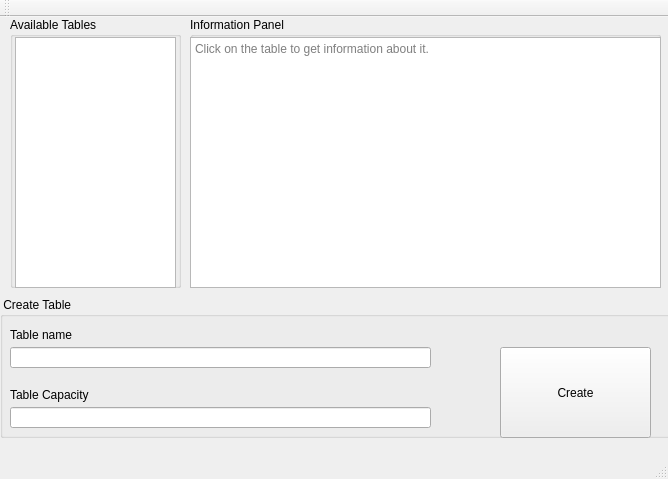
<?xml version="1.0" encoding="UTF-8"?>
<ui version="4.0">
 <class>MainWindow</class>
 <widget class="QMainWindow" name="MainWindow">
  <property name="geometry">
   <rect>
    <x>0</x>
    <y>0</y>
    <width>668</width>
    <height>479</height>
   </rect>
  </property>
  <property name="windowTitle">
   <string>Dealer</string>
  </property>
  <widget class="QWidget" name="centralWidget">
   <widget class="QGroupBox" name="groupBox">
    <property name="geometry">
     <rect>
      <x>0</x>
      <y>280</y>
      <width>671</width>
      <height>141</height>
     </rect>
    </property>
    <property name="title">
     <string> Create Table</string>
    </property>
    <widget class="QPushButton" name="createBtn">
     <property name="geometry">
      <rect>
       <x>500</x>
       <y>50</y>
       <width>151</width>
       <height>91</height>
      </rect>
     </property>
     <property name="text">
      <string>Create</string>
     </property>
    </widget>
    <widget class="QLineEdit" name="tableName">
     <property name="geometry">
      <rect>
       <x>10</x>
       <y>50</y>
       <width>421</width>
       <height>21</height>
      </rect>
     </property>
    </widget>
    <widget class="QLabel" name="label">
     <property name="geometry">
      <rect>
       <x>10</x>
       <y>30</y>
       <width>81</width>
       <height>16</height>
      </rect>
     </property>
     <property name="text">
      <string>Table name</string>
     </property>
    </widget>
    <widget class="QLineEdit" name="tableCap">
     <property name="geometry">
      <rect>
       <x>10</x>
       <y>110</y>
       <width>421</width>
       <height>21</height>
      </rect>
     </property>
    </widget>
    <widget class="QLabel" name="label_2">
     <property name="geometry">
      <rect>
       <x>10</x>
       <y>90</y>
       <width>151</width>
       <height>16</height>
      </rect>
     </property>
     <property name="text">
      <string>Table Capacity</string>
     </property>
    </widget>
   </widget>
   <widget class="QGroupBox" name="groupBox_2">
    <property name="geometry">
     <rect>
      <x>10</x>
      <y>0</y>
      <width>171</width>
      <height>271</height>
     </rect>
    </property>
    <property name="title">
     <string>Available Tables </string>
    </property>
    <widget class="QListWidget" name="availableTablesListWidget">
     <property name="geometry">
      <rect>
       <x>5</x>
       <y>20</y>
       <width>161</width>
       <height>251</height>
      </rect>
     </property>
     <property name="showDropIndicator" stdset="0">
      <bool>true</bool>
     </property>
    </widget>
   </widget>
   <widget class="QGroupBox" name="groupBox_3">
    <property name="geometry">
     <rect>
      <x>190</x>
      <y>0</y>
      <width>471</width>
      <height>271</height>
     </rect>
    </property>
    <property name="title">
     <string>Information Panel</string>
    </property>
    <widget class="QPlainTextEdit" name="infoPanelTextBox">
     <property name="geometry">
      <rect>
       <x>0</x>
       <y>20</y>
       <width>471</width>
       <height>251</height>
      </rect>
     </property>
     <property name="readOnly">
      <bool>true</bool>
     </property>
     <property name="placeholderText">
      <string>Click on the table to get information about it.</string>
     </property>
    </widget>
   </widget>
  </widget>
  <widget class="QMenuBar" name="menuBar">
   <property name="geometry">
    <rect>
     <x>0</x>
     <y>0</y>
     <width>668</width>
     <height>22</height>
    </rect>
   </property>
  </widget>
  <widget class="QToolBar" name="mainToolBar">
   <attribute name="toolBarArea">
    <enum>TopToolBarArea</enum>
   </attribute>
   <attribute name="toolBarBreak">
    <bool>false</bool>
   </attribute>
  </widget>
  <widget class="QStatusBar" name="statusBar"/>
 </widget>
 <layoutdefault spacing="6" margin="11"/>
 <resources/>
 <connections/>
</ui>
